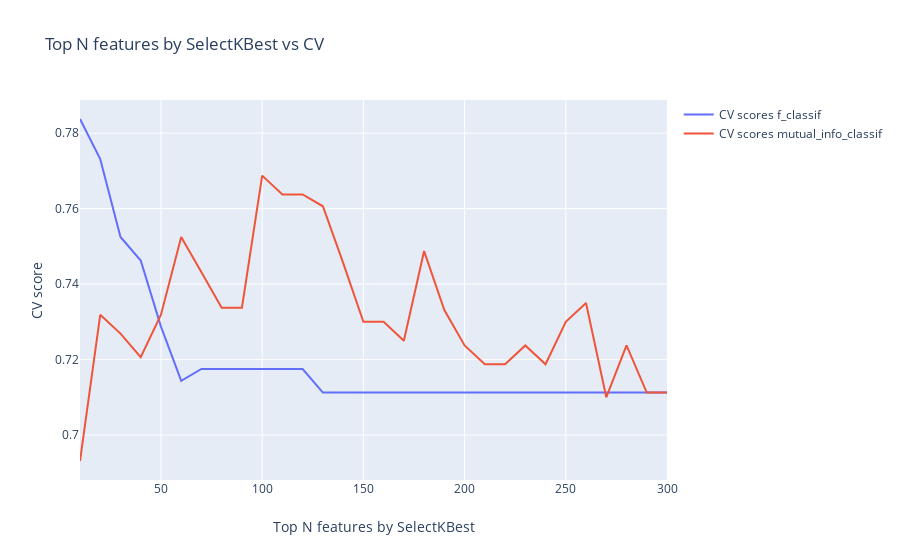

The notebook cell saved with this chart:
### Code cell
data = [go.Scatter(
        x = list(range(10, 301, 10)),
        y = scores_dict['f_classif'],
        name = 'CV scores f_classif'
    ), go.Scatter(
        x = list(range(10, 301, 10)),
        y = scores_dict['mutual_info_classif'],
        name = 'CV scores mutual_info_classif')]
layout = go.Layout(dict(title = "Top N features by SelectKBest vs CV",
                  xaxis = dict(title = 'Top N features by SelectKBest'),
                  yaxis = dict(title = 'CV score'),
                  ))
py.iplot(dict(data=data, layout=layout), filename='basic-line')

### Figure 1 — Plotly figure (JSON) as saved in the notebook; plotly's stock layout.template omitted (floating-point values rounded to 4 significant figures)
{"data": [{"name": "CV scores f_classif", "type": "scatter", "x": [10, 20, 30, 40, 50, 60, 70, 80, 90, 100, 110, 120, 130, 140, 150, 160, 170, 180, 190, 200, 210, 220, 230, 240, 250, 260, 270, 280, 290, 300], "y": [0.7838, 0.7731, 0.7525, 0.7463, 0.7288, 0.7144, 0.7175, 0.7175, 0.7175, 0.7175, 0.7175, 0.7175, 0.7112, 0.7112, 0.7112, 0.7112, 0.7112, 0.7112, 0.7112, 0.7112, 0.7112, 0.7112, 0.7112, 0.7112, 0.7112, 0.7112, 0.7112, 0.7112, 0.7112, 0.7112]}, {"name": "CV scores mutual_info_classif", "type": "scatter", "x": [10, 20, 30, 40, 50, 60, 70, 80, 90, 100, 110, 120, 130, 140, 150, 160, 170, 180, 190, 200, 210, 220, 230, 240, 250, 260, 270, 280, 290, 300], "y": [0.6931, 0.7319, 0.7269, 0.7206, 0.7319, 0.7525, 0.7431, 0.7338, 0.7338, 0.7688, 0.7637, 0.7637, 0.7606, 0.7456, 0.73, 0.73, 0.725, 0.7488, 0.7331, 0.7238, 0.7188, 0.7188, 0.7238, 0.7188, 0.73, 0.735, 0.71, 0.7238, 0.7112, 0.7112]}], "layout": {"title": {"text": "Top N features by SelectKBest vs CV"}, "xaxis": {"title": {"text": "Top N features by SelectKBest"}}, "yaxis": {"title": {"text": "CV score"}}}}
